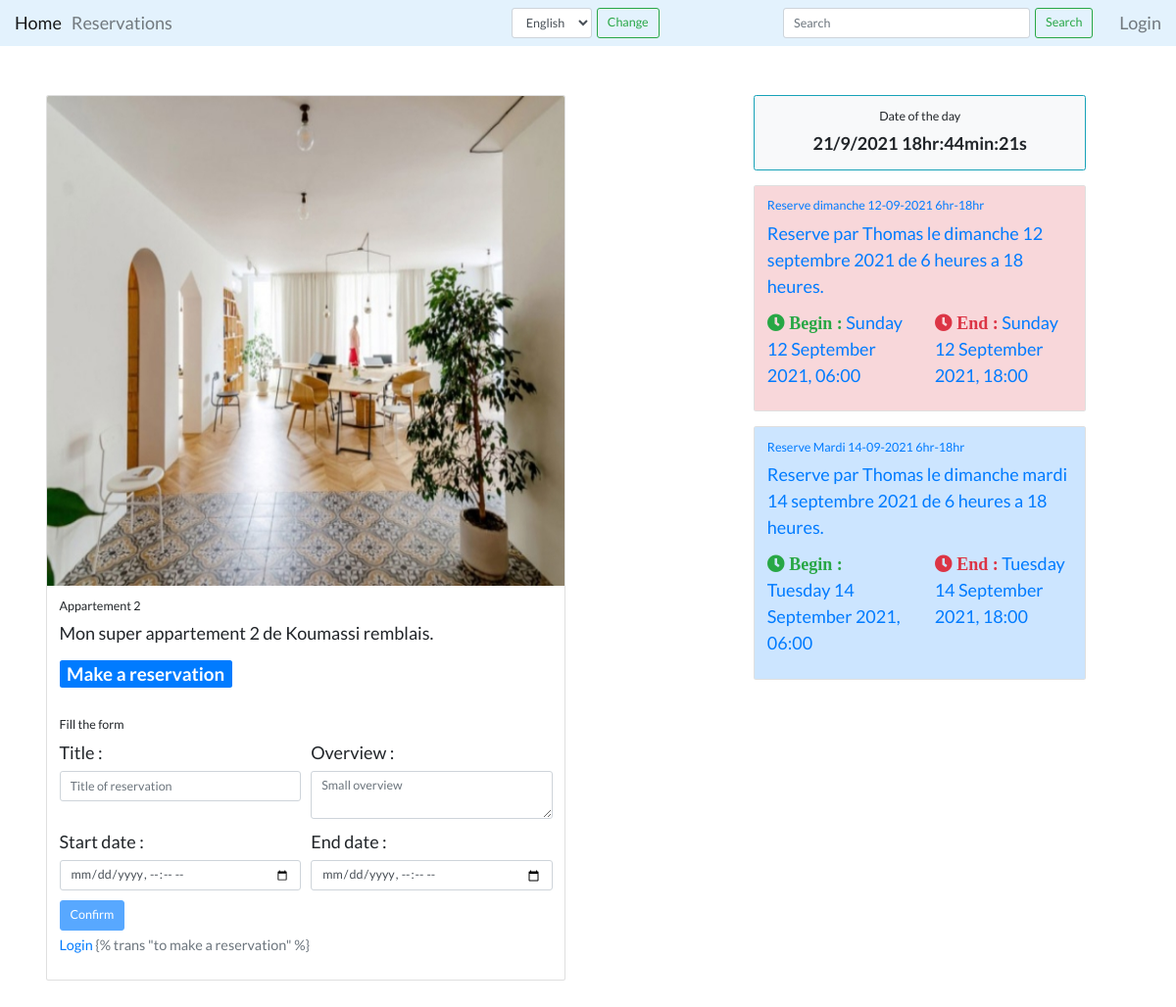
Screenshot of /core/resource/appartement/appartement-2/ with the database file from the repository.
### core/models.py (models this page shows, shortened)
class Resource(models.Model):
    _upload_link = 'images/resource'
    name = models.CharField(max_length=100, unique=True)
    slug = models.SlugField(max_length=100, unique=True)
    description = models.TextField(null=True, blank=True)
    price = models.IntegerField()
    is_available = models.BooleanField(default=True)
    address_line = models.CharField(max_length=100)
    country = models.CharField(max_length=50)
    state = models.CharField(max_length=50)
    city = models.CharField(max_length=50)
    picture = models.ImageField(blank=True, upload_to=_upload_link)
    created = models.DateTimeField(auto_now_add=True)
    updated = models.DateTimeField(auto_now=True)
    type = models.ForeignKey(ResourceType,
                             on_delete=models.SET_NULL,
                             blank=True,
                             null=True)
    objects = models.Manager()  # The default manager.
    available = AvailableManager()  # Our custom manager.

class Reservation(models.Model):
    STATUS_CHOICES = (
        ('pending', _('Pending')),
        ('confirmed', _('Confirmed')),
        ('in_progress', _('In Progress')),
        ('ended', _('Ended')),
        ('canceled', _('Canceled')),
    )
    title = models.CharField(max_length=200)
    overview = models.TextField(null=True, blank=True)
    status = models.CharField(max_length=15,
                              choices=STATUS_CHOICES,
                              default='pending')
    created = models.DateTimeField(default=timezone.now)
    updated = models.DateTimeField(auto_now=True)
    start_date = models.DateTimeField()
    end_date = models.DateTimeField()
    resource = models.ForeignKey(Resource,
                                 default=None,
                                 on_delete=models.CASCADE)
    user = models.ForeignKey(User,
                             on_delete=models.CASCADE,
                             related_name='reservations',
                             default=1)

### core/views.py (the view)
def resource_detail(request, type_slug, resource_slug):
    resource = get_object_or_404(Resource,
                                 type__slug=type_slug,
                                 slug=resource_slug)
    if request.method == 'POST':
        form = ReservationModelForm(request.POST)
        if form.is_valid():
            reservation = form.save(commit=False)
            reservations = Reservation.objects.filter(resource=resource)
            is_overlaped = 0
            if reservations:
                date_start = form.cleaned_data['start_date']
                date_end = form.cleaned_data['end_date']
                res_range = []
                for res in reservations:
                    temp_range = {'start': res.start_date, 'end': res.end_date}
                    res_range.append(temp_range)
                for date in res_range:
                    date_overlap = overlap(date_start, date_end, date['start'],
                                           date['end'])
                    if date_overlap:
                        is_overlaped = date_overlap
                        break
            if not is_overlaped:
                reservation.status = 'pending'
                reservation.user = request.user
                reservation.resource = resource
                reservation.save()
                messages.success(request,
                                 _("Successfuly submit a reservation."))
            else:
                error_text = _("This resource is not free at this time. ")
                error_text += _("Please try with another date or time.")
                messages.error(request, error_text)
        else:
            messages.error(request,
                           _("Try to correct these errors and try again."))
        return redirect('core:resource_detail', type_slug, resource_slug)
    else:
        reservations = Reservation.objects.filter(resource=resource)
        form = ReservationModelForm()
        context = {
            'form': form,
            'resource': resource,
            'reservations': reservations,
        }
        return render(request, 'core/resource_detail.html', context)

### core/templates/core/resource_detail.html (shortened to what this page needs)
{% extends 'base.html' %}
{% load static %}
{% load i18n %}
{% block styles %}
<link rel="stylesheet" href="{% static 'css/resource_detail.css' %}" type="text/css">
{% endblock %}
{% block content %}
<div class="content container" style="margin: auto; max-width: 98vw; padding: 5rem; font-size: large;">
    <div class="sections row">
        <section class="main col-md-8 col-lg-8 col-sm-8 row">
            <div class="card w-75">
                <img src="{{ resource.picture.url }}" class="card-img-top" alt="resource image" style="height: 50rem;">
                <div class="card-body">
                    <h5 class="card-title">{{ resource.name }}</h5>
                    <p class="card-text">{{ resource.description }}</p>
                    <h1><span class="badge badge-primary">{% trans "Make a reservation" %}</span></h1>
                </div>
                <div class="card-body">
                    <h5 class="card-title">{% trans "Fill the form" %}</h5>
                    <form method="POST" action=".">
                        <div class="form-row">
                            <div class="form-group col-md-6">
                                <label for="title">{% trans "Title :" %} </label>
                                {{ form.title }}
                            </div>
                            <div class="form-group col-md-6">
                                <label for="overview">{% trans "Overview :" %} </label>
                                {{ form.overview }}
                            </div>
                        </div>
                        <div class="form-row">
                            <div class="form-group col-lg-6">
                                <label for="start-date">{% trans "Start date :" %} </label>
                                {{ form.start_date }}
                            </div>
                            <div class="form-group col-lg-6">
                                <label for="end-date">{% trans "End date :" %} </label>
                                {{ form.end_date }}
                            </div>
                        </div>
                        {% if user.is_authenticated %}
                        <button type="submit" class="btn btn-primary btn-lg">
                            {% trans "Confirm" %}
                        </button>
                        {% else %}
                        <button type="submit" class="btn btn-primary btn-lg" disabled>
                            {% trans "Confirm" %}
                        </button>
                        <p>
                            <small class="text-muted">
                                <a href="{% url 'account:login' %}">{% trans "Login" %}</a> {% trans "to make a
                                reservation" %}</small>
                        </p>
                        {% endif %}
                    </form>
                </div>
            </div>
        </section>
        <section class="sidebar col-md-4 col-lg-4 col-sm-4">
            <div class="card w-90 text-center rounded border border-info font-weight-bold bg-light mb-4">
                <div class="card-body">
                    <h5 class="card-title">{% trans "Date of the day" %}</h5>
                    <p class="card-text" id="date-time">
                    </p>
                </div>
            </div>
            {% if reservations %}
            {% for res in reservations %}
            <a href="{% url 'core:reserv_detail' res.resource.slug res.id %}">
                <div class="card w-100 mb-4">
                    <div class="card-body {{ res.status }}">
                        {% if user.is_staff %}
                        <h5 class="card-title">{{ res.title }} | {% trans "Requested by" %} {{res.user.username}}</h5>
                        {% else %}
                        <h5 class="card-title">{{ res.title }}</h5>
                        {% endif %}
                        <p class="card-text">{{ res.overview }}</p>
                        <div class="row">
                            <p class="card-text col-lg-6">
                                <i class="fas fa-clock text-success"> {% trans "Begin :" %} </i>
                                {{ res.start_date | date:"l d F Y, H:i" }}
                            </p>
                            <p class="card-text col-lg-6">
                                <i class="fas fa-clock text-danger"> {% trans "End :" %} </i>
                                {{ res.end_date | date:"l d F Y, H:i" }}
                            </p>
                        </div>
                    </div>
                </div>
            </a>
            {% endfor %}
            {% endif %}
        </section>
    </div>
</div>
{% endblock %}

### static/css/base.css (style rules this page uses)
* { padding: 0; margin: 0; box-sizing: border-box; }
html { font-size: 10px; }
body { box-sizing: border-box; font-family: "Lato", sans-serif; }

### core/static/css/resource_detail.css (style rules this page uses)
.ended, .canceled { background-color: #f8d7da; border-color: #f5c6cb; }
.pending { background-color: #cce5ff; border-color: #b8daff; }

### rows the page displays
Resource: picture (picture), name "Appartement 2", description "Mon super appartement 2 de Koumassi remblais."
Reservation: title "Reserve dimanche 12-09-2021 6hr-18hr", overview "Reserve par Thomas le dimanche 12 septembre 2021 de 6 heures a 18 heures.", start_date "Sunday 12 September 2021, 06:00", end_date "Sunday 12 September 2021, 18:00"
Reservation: title "Reserve Mardi 14-09-2021 6hr-18hr", overview "Reserve par Thomas le dimanche mardi 14 septembre 2021 de 6 heures a 18 heures.", start_date "Tuesday 14 September 2021, 06:00", end_date "Tuesday 14 September 2021, 18:00"

### other values shown
form field language "English"
